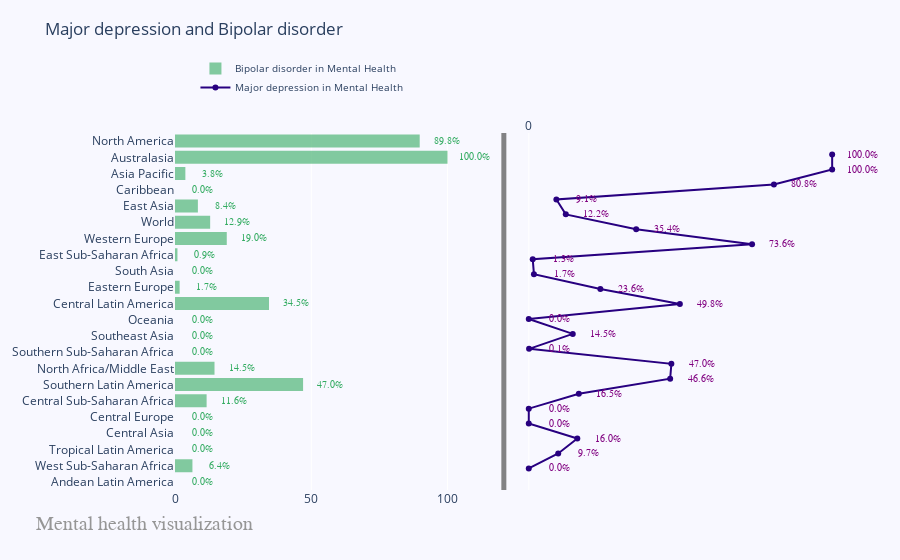

The notebook cell saved with this chart:
### Markdown cell above
# 6- Amazing Dynamic Subplot with Plotly and go

### Code cell
fig = make_subplots(
    rows=1,
    cols=2,
    specs=[[{}, {}]],
    shared_xaxes=True,
    shared_yaxes=False,
    vertical_spacing=0.001,
)

x1 = [
    "Andean Latin America",
    "West Sub-Saharan Africa",
    "Tropical Latin America",
    "Central Asia",
    "Central Europe",
    "Central Sub-Saharan Africa",
    "Southern Latin America",
    "North Africa/Middle East",
    "Southern Sub-Saharan Africa",
    "Southeast Asia",
    "Oceania",
    "Central Latin America",
    "Eastern Europe",
    "South Asia",
    "East Sub-Saharan Africa",
    "Western Europe",
    "World",
    "East Asia",
    "Caribbean",
    "Asia Pacific",
    "Australasia",
    "North America",
]

fig.append_trace(
    go.Bar(
        x=df2["Bipolar disorder"],
        y=x1,
        marker=dict(
            color="rgba(50, 171, 96, 0.6)",
            line=dict(color="rgba(20, 10, 56, 1.0)", width=0),
        ),
        name="Bipolar disorder in Mental Health",
        orientation="h",
    ),
    1,
    1,
)

fig.append_trace(
    go.Scatter(
        x=df2["Major depression"],
        y=x1,
        mode="lines+markers",
        line_color="rgb(40, 0, 128)",
        name="Major depression in Mental Health",
    ),
    1,
    2,
)

fig.update_layout(
    title="Major depression and Bipolar disorder",
    yaxis=dict(
        showgrid=False,
        showline=False,
        showticklabels=True,
        domain=[0, 0.85],
    ),
    yaxis2=dict(
        showgrid=False,
        showline=True,
        showticklabels=False,
        linecolor="rgba(102, 102, 102, 0.8)",
        linewidth=5,
        domain=[0, 0.85],
    ),
    xaxis=dict(
        zeroline=False,
        showline=False,
        showticklabels=True,
        showgrid=True,
        domain=[0, 0.45],
    ),
    xaxis2=dict(
        zeroline=False,
        showline=False,
        showticklabels=True,
        showgrid=True,
        domain=[0.47, 1],
        side="top",
        dtick=10000,
    ),
    legend=dict(x=0.029, y=1.038, font_size=10),
    margin=dict(l=100, r=20, t=70, b=70),
    paper_bgcolor="rgb(248, 248, 255)",
    plot_bgcolor="rgb(248, 248, 255)",
)

annotations = []


# Adding labels
for ydn, yd, xd in zip(df2["Major depression"], df2["Bipolar disorder"], x1):
    # labeling the scatter savings
    annotations.append(
        dict(
            xref="x2",
            yref="y2",
            y=xd,
            x=ydn + 10,
            text="{:,}".format(ydn) + "%",
            font=dict(family="Arial", size=10, color="rgb(128, 0, 128)"),
            showarrow=False,
        )
    )
    # labeling the bar net worth
    annotations.append(
        dict(
            xref="x1",
            yref="y1",
            y=xd,
            x=yd + 10,
            text=str(yd) + "%",
            font=dict(family="Arial", size=10, color="rgb(50, 171, 96)"),
            showarrow=False,
        )
    )
# Source
annotations.append(
    dict(
        xref="paper",
        yref="paper",
        x=-0.2,
        y=-0.109,
        text="Mental health visualization",
        font=dict(family="Arial", size=20, color="rgb(150,150,150)"),
        showarrow=False,
    )
)

fig.update_layout(annotations=annotations)

fig.show()

### Figure 1 — Plotly figure (JSON) as saved in the notebook; plotly's stock layout.template omitted (floating-point values rounded to 4 significant figures)
{"data": [{"marker": {"color": "rgba(50, 171, 96, 0.6)", "line": {"color": "rgba(20, 10, 56, 1.0)", "width": 0}}, "name": "Bipolar disorder in Mental Health", "orientation": "h", "type": "bar", "x": [0, 6.4, 0, 0, 0, 11.6, 47, 14.5, 0, 0, 0, 34.5, 1.7, 0, 0.9, 19, 12.9, 8.4, 0, 3.8, 100, 89.8], "xaxis": "x", "y": ["Andean Latin America", "West Sub-Saharan Africa", "Tropical Latin America", "Central Asia", "Central Europe", "Central Sub-Saharan Africa", "Southern Latin America", "North Africa/Middle East", "Southern Sub-Saharan Africa", "Southeast Asia", "Oceania", "Central Latin America", "Eastern Europe", "South Asia", "East Sub-Saharan Africa", "Western Europe", "World", "East Asia", "Caribbean", "Asia Pacific", "Australasia", "North America"], "yaxis": "y"}, {"line": {"color": "rgb(40, 0, 128)"}, "mode": "lines+markers", "name": "Major depression in Mental Health", "type": "scatter", "x": [0, 9.7, 16, 0, 0, 16.5, 46.6, 47, 0.1, 14.5, 0, 49.8, 23.6, 1.7, 1.3, 73.6, 35.4, 12.2, 9.1, 80.8, 100, 100], "xaxis": "x2", "y": ["Andean Latin America", "West Sub-Saharan Africa", "Tropical Latin America", "Central Asia", "Central Europe", "Central Sub-Saharan Africa", "Southern Latin America", "North Africa/Middle East", "Southern Sub-Saharan Africa", "Southeast Asia", "Oceania", "Central Latin America", "Eastern Europe", "South Asia", "East Sub-Saharan Africa", "Western Europe", "World", "East Asia", "Caribbean", "Asia Pacific", "Australasia", "North America"], "yaxis": "y2"}], "layout": {"annotations": [{"font": {"color": "rgb(128, 0, 128)", "family": "Arial", "size": 10}, "showarrow": false, "text": "0.0%", "x": 10, "xref": "x2", "y": "Andean Latin America", "yref": "y2"}, {"font": {"color": "rgb(50, 171, 96)", "family": "Arial", "size": 10}, "showarrow": false, "text": "0.0%", "x": 10, "xref": "x", "y": "Andean Latin America", "yref": "y"}, {"font": {"color": "rgb(128, 0, 128)", "family": "Arial", "size": 10}, "showarrow": false, "text": "9.7%", "x": 19.7, "xref": "x2", "y": "West Sub-Saharan Africa", "yref": "y2"}, {"font": {"color": "rgb(50, 171, 96)", "family": "Arial", "size": 10}, "showarrow": false, "text": "6.4%", "x": 16.4, "xref": "x", "y": "West Sub-Saharan Africa", "yref": "y"}, {"font": {"color": "rgb(128, 0, 128)", "family": "Arial", "size": 10}, "showarrow": false, "text": "16.0%", "x": 26, "xref": "x2", "y": "Tropical Latin America", "yref": "y2"}, {"font": {"color": "rgb(50, 171, 96)", "family": "Arial", "size": 10}, "showarrow": false, "text": "0.0%", "x": 10, "xref": "x", "y": "Tropical Latin America", "yref": "y"}, {"font": {"color": "rgb(128, 0, 128)", "family": "Arial", "size": 10}, "showarrow": false, "text": "0.0%", "x": 10, "xref": "x2", "y": "Central Asia", "yref": "y2"}, {"font": {"color": "rgb(50, 171, 96)", "family": "Arial", "size": 10}, "showarrow": false, "text": "0.0%", "x": 10, "xref": "x", "y": "Central Asia", "yref": "y"}, {"font": {"color": "rgb(128, 0, 128)", "family": "Arial", "size": 10}, "showarrow": false, "text": "0.0%", "x": 10, "xref": "x2", "y": "Central Europe", "yref": "y2"}, {"font": {"color": "rgb(50, 171, 96)", "family": "Arial", "size": 10}, "showarrow": false, "text": "0.0%", "x": 10, "xref": "x", "y": "Central Europe", "yref": "y"}, {"font": {"color": "rgb(128, 0, 128)", "family": "Arial", "size": 10}, "showarrow": false, "text": "16.5%", "x": 26.5, "xref": "x2", "y": "Central Sub-Saharan Africa", "yref": "y2"}, {"font": {"color": "rgb(50, 171, 96)", "family": "Arial", "size": 10}, "showarrow": false, "text": "11.6%", "x": 21.6, "xref": "x", "y": "Central Sub-Saharan Africa", "yref": "y"}, {"font": {"color": "rgb(128, 0, 128)", "family": "Arial", "size": 10}, "showarrow": false, "text": "46.6%", "x": 56.6, "xref": "x2", "y": "Southern Latin America", "yref": "y2"}, {"font": {"color": "rgb(50, 171, 96)", "family": "Arial", "size": 10}, "showarrow": false, "text": "47.0%", "x": 57, "xref": "x", "y": "Southern Latin America", "yref": "y"}, {"font": {"color": "rgb(128, 0, 128)", "family": "Arial", "size": 10}, "showarrow": false, "text": "47.0%", "x": 57, "xref": "x2", "y": "North Africa/Middle East", "yref": "y2"}, {"font": {"color": "rgb(50, 171, 96)", "family": "Arial", "size": 10}, "showarrow": false, "text": "14.5%", "x": 24.5, "xref": "x", "y": "North Africa/Middle East", "yref": "y"}, {"font": {"color": "rgb(128, 0, 128)", "family": "Arial", "size": 10}, "showarrow": false, "text": "0.1%", "x": 10.1, "xref": "x2", "y": "Southern Sub-Saharan Africa", "yref": "y2"}, {"font": {"color": "rgb(50, 171, 96)", "family": "Arial", "size": 10}, "showarrow": false, "text": "0.0%", "x": 10, "xref": "x", "y": "Southern Sub-Saharan Africa", "yref": "y"}, {"font": {"color": "rgb(128, 0, 128)", "family": "Arial", "size": 10}, "showarrow": false, "text": "14.5%", "x": 24.5, "xref": "x2", "y": "Southeast Asia", "yref": "y2"}, {"font": {"color": "rgb(50, 171, 96)", "family": "Arial", "size": 10}, "showarrow": false, "text": "0.0%", "x": 10, "xref": "x", "y": "Southeast Asia", "yref": "y"}, {"font": {"color": "rgb(128, 0, 128)", "family": "Arial", "size": 10}, "showarrow": false, "text": "0.0%", "x": 10, "xref": "x2", "y": "Oceania", "yref": "y2"}, {"font": {"color": "rgb(50, 171, 96)", "family": "Arial", "size": 10}, "showarrow": false, "text": "0.0%", "x": 10, "xref": "x", "y": "Oceania", "yref": "y"}, {"font": {"color": "rgb(128, 0, 128)", "family": "Arial", "size": 10}, "showarrow": false, "text": "49.8%", "x": 59.8, "xref": "x2", "y": "Central Latin America", "yref": "y2"}, {"font": {"color": "rgb(50, 171, 96)", "family": "Arial", "size": 10}, "showarrow": false, "text": "34.5%", "x": 44.5, "xref": "x", "y": "Central Latin America", "yref": "y"}, {"font": {"color": "rgb(128, 0, 128)", "family": "Arial", "size": 10}, "showarrow": false, "text": "23.6%", "x": 33.6, "xref": "x2", "y": "Eastern Europe", "yref": "y2"}, {"font": {"color": "rgb(50, 171, 96)", "family": "Arial", "size": 10}, "showarrow": false, "text": "1.7%", "x": 11.7, "xref": "x", "y": "Eastern Europe", "yref": "y"}, {"font": {"color": "rgb(128, 0, 128)", "family": "Arial", "size": 10}, "showarrow": false, "text": "1.7%", "x": 11.7, "xref": "x2", "y": "South Asia", "yref": "y2"}, {"font": {"color": "rgb(50, 171, 96)", "family": "Arial", "size": 10}, "showarrow": false, "text": "0.0%", "x": 10, "xref": "x", "y": "South Asia", "yref": "y"}, {"font": {"color": "rgb(128, 0, 128)", "family": "Arial", "size": 10}, "showarrow": false, "text": "1.3%", "x": 11.3, "xref": "x2", "y": "East Sub-Saharan Africa", "yref": "y2"}, {"font": {"color": "rgb(50, 171, 96)", "family": "Arial", "size": 10}, "showarrow": false, "text": "0.9%", "x": 10.9, "xref": "x", "y": "East Sub-Saharan Africa", "yref": "y"}, {"font": {"color": "rgb(128, 0, 128)", "family": "Arial", "size": 10}, "showarrow": false, "text": "73.6%", "x": 83.6, "xref": "x2", "y": "Western Europe", "yref": "y2"}, {"font": {"color": "rgb(50, 171, 96)", "family": "Arial", "size": 10}, "showarrow": false, "text": "19.0%", "x": 29, "xref": "x", "y": "Western Europe", "yref": "y"}, {"font": {"color": "rgb(128, 0, 128)", "family": "Arial", "size": 10}, "showarrow": false, "text": "35.4%", "x": 45.4, "xref": "x2", "y": "World", "yref": "y2"}, {"font": {"color": "rgb(50, 171, 96)", "family": "Arial", "size": 10}, "showarrow": false, "text": "12.9%", "x": 22.9, "xref": "x", "y": "World", "yref": "y"}, {"font": {"color": "rgb(128, 0, 128)", "family": "Arial", "size": 10}, "showarrow": false, "text": "12.2%", "x": 22.2, "xref": "x2", "y": "East Asia", "yref": "y2"}, {"font": {"color": "rgb(50, 171, 96)", "family": "Arial", "size": 10}, "showarrow": false, "text": "8.4%", "x": 18.4, "xref": "x", "y": "East Asia", "yref": "y"}, {"font": {"color": "rgb(128, 0, 128)", "family": "Arial", "size": 10}, "showarrow": false, "text": "9.1%", "x": 19.1, "xref": "x2", "y": "Caribbean", "yref": "y2"}, {"font": {"color": "rgb(50, 171, 96)", "family": "Arial", "size": 10}, "showarrow": false, "text": "0.0%", "x": 10, "xref": "x", "y": "Caribbean", "yref": "y"}, {"font": {"color": "rgb(128, 0, 128)", "family": "Arial", "size": 10}, "showarrow": false, "text": "80.8%", "x": 90.8, "xref": "x2", "y": "Asia Pacific", "yref": "y2"}, {"font": {"color": "rgb(50, 171, 96)", "family": "Arial", "size": 10}, "showarrow": false, "text": "3.8%", "x": 13.8, "xref": "x", "y": "Asia Pacific", "yref": "y"}, {"font": {"color": "rgb(128, 0, 128)", "family": "Arial", "size": 10}, "showarrow": false, "text": "100.0%", "x": 110, "xref": "x2", "y": "Australasia", "yref": "y2"}, {"font": {"color": "rgb(50, 171, 96)", "family": "Arial", "size": 10}, "showarrow": false, "text": "100.0%", "x": 110, "xref": "x", "y": "Australasia", "yref": "y"}, {"font": {"color": "rgb(128, 0, 128)", "family": "Arial", "size": 10}, "showarrow": false, "text": "100.0%", "x": 110, "xref": "x2", "y": "North America", "yref": "y2"}, {"font": {"color": "rgb(50, 171, 96)", "family": "Arial", "size": 10}, "showarrow": false, "text": "89.8%", "x": 99.8, "xref": "x", "y": "North America", "yref": "y"}, {"font": {"color": "rgb(150,150,150)", "family": "Arial", "size": 20}, "showarrow": false, "text": "Mental health visualization", "x": -0.2, "xref": "paper", "y": -0.109, "yref": "paper"}], "legend": {"font": {"size": 10}, "x": 0.029, "y": 1.038}, "margin": {"b": 70, "l": 100, "r": 20, "t": 70}, "paper_bgcolor": "rgb(248, 248, 255)", "plot_bgcolor": "rgb(248, 248, 255)", "title": {"text": "Major depression and Bipolar disorder"}, "xaxis": {"anchor": "y", "domain": [0, 0.45], "showgrid": true, "showline": false, "showticklabels": true, "zeroline": false}, "xaxis2": {"anchor": "y2", "domain": [0.47, 1], "dtick": 10000, "showgrid": true, "showline": false, "showticklabels": true, "side": "top", "zeroline": false}, "yaxis": {"anchor": "x", "domain": [0, 0.85], "showgrid": false, "showline": false, "showticklabels": true}, "yaxis2": {"anchor": "x2", "domain": [0, 0.85], "linecolor": "rgba(102, 102, 102, 0.8)", "linewidth": 5, "showgrid": false, "showline": true, "showticklabels": false}}}
